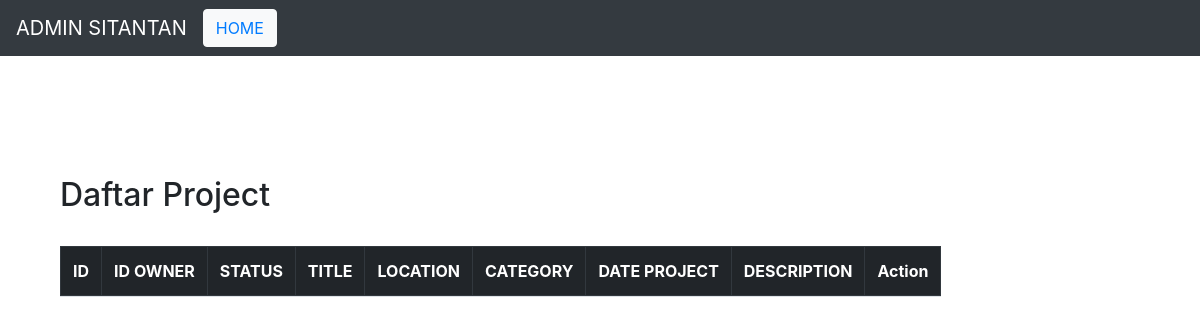
/admin.php, run on an earlier commit of the app's database.
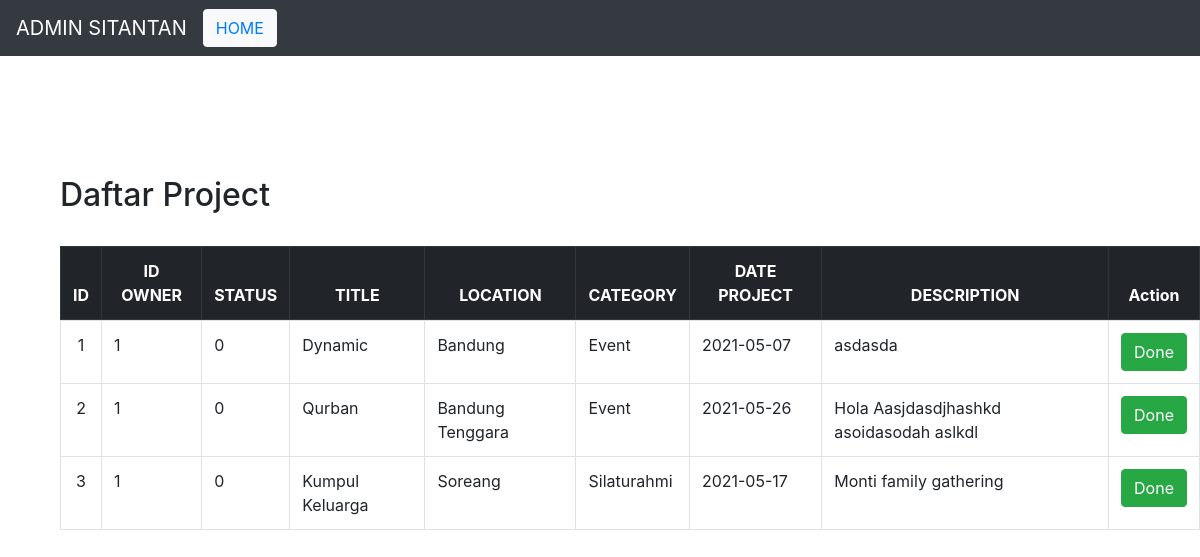
And on a later commit of the database.
### tables this page shows
CREATE TABLE `tb_project` (
  `id_project` int(11) NOT NULL,
  `id_owner` int(11) NOT NULL,
  `status` int(2) NOT NULL,
  `end_date` date DEFAULT NULL,
  `title` varchar(50) NOT NULL,
  `location` varchar(50) NOT NULL,
  `category` varchar(20) NOT NULL,
  `date_project` date NOT NULL,
  `description` varchar(256) NOT NULL
);

### conf.php (called while the page is built)
<?php
$db_host = "localhost";
$db_user = "root";
$db_password = "";
$db_name = "db_tubes_rpl";
 ?>

### includes/DB.class.php (called while the page is built, shortened)
<?php
class DB{
	var $db_host = '';
	var $db_user = '';
	var $db_password = '';
	var $db_name = '';
	var $db_link = '';
	var $result = 0;
	function DB($db_host='', $db_user='', $db_password='', $db_name=''){
		$this->db_host = $db_host;
		$this->db_user = $db_user;
		$this->db_password = $db_password;
		$this->db_name = $db_name;
	}
	function open(){
		$this->db_link = mysqli_connect($this->db_host, $this->db_user, $this->db_password, $this->db_name);
	}
	function execute($query=""){
		$this->result = mysqli_query($this->db_link, $query);
		return $this->result;
	}
	function getResult(){
		return mysqli_fetch_array($this->result);
	}
}
 ?>

### includes/Task.class.php (called while the page is built, shortened)
<?php
class Task extends DB{
	function getProject(){
		$query = "SELECT * FROM tb_project";
		return $this->execute($query);
	}
}
?>

### admin.php (the view, shortened to what this page needs)
<?php
include("conf.php");
include("includes/DB.class.php");
include("includes/Task.class.php");
$otask = new Task($db_host, $db_user, $db_password, $db_name);
$otask->open();
$otask->getProject();
$data = null;
while (list($id_project, $id_owner, $status, $end_date, $title, $location, $category, $date_project, $desc) = $otask->getResult()) {
        $data .= "<tr>
        <td style='text-align: center;'>" . $id_project . "</td>
        <td>" . $id_owner . "</td>
        <td>" . $status . "</td>
        <td>" . $title . "</td>
        <td>" . $location . "</td>
        <td>" . $category . "</td>
        <td>" . $date_project . "</td>
        <td>" . $desc . "</td>";
        if($status == 0){
            $data .= "<td align='center'><button class='btn btn-success'><a href='admin.php?id_done=" . $id_project . "' style='color: white; text-decoration: none;'>Done</a></button></td>
            </tr>";
	    }else{
            $data .= "<td align='center'><button class='btn btn-outline-success' disabled><a style='color: black; text-decoration: none;'>Done</a></button></td>";
        }
}

What changed in the data, as far as the page shows it:
added tb_project: id_project "1", id_owner "1", status "0", title "Dynamic", location "Bandung", category "Event", date_project "2021-05-07", description "asdasda"
added tb_project: id_project "2", id_owner "1", status "0", title "Qurban", location "Bandung Tenggara", category "Event", date_project "2021-05-26", description "Hola Aasjdasdjhashkd asoidasodah aslkdl"
added tb_project: id_project "3", id_owner "1", status "0", title "Kumpul Keluarga", location "Soreang", category "Silaturahmi", date_project "2021-05-17", description "Monti family gathering"
